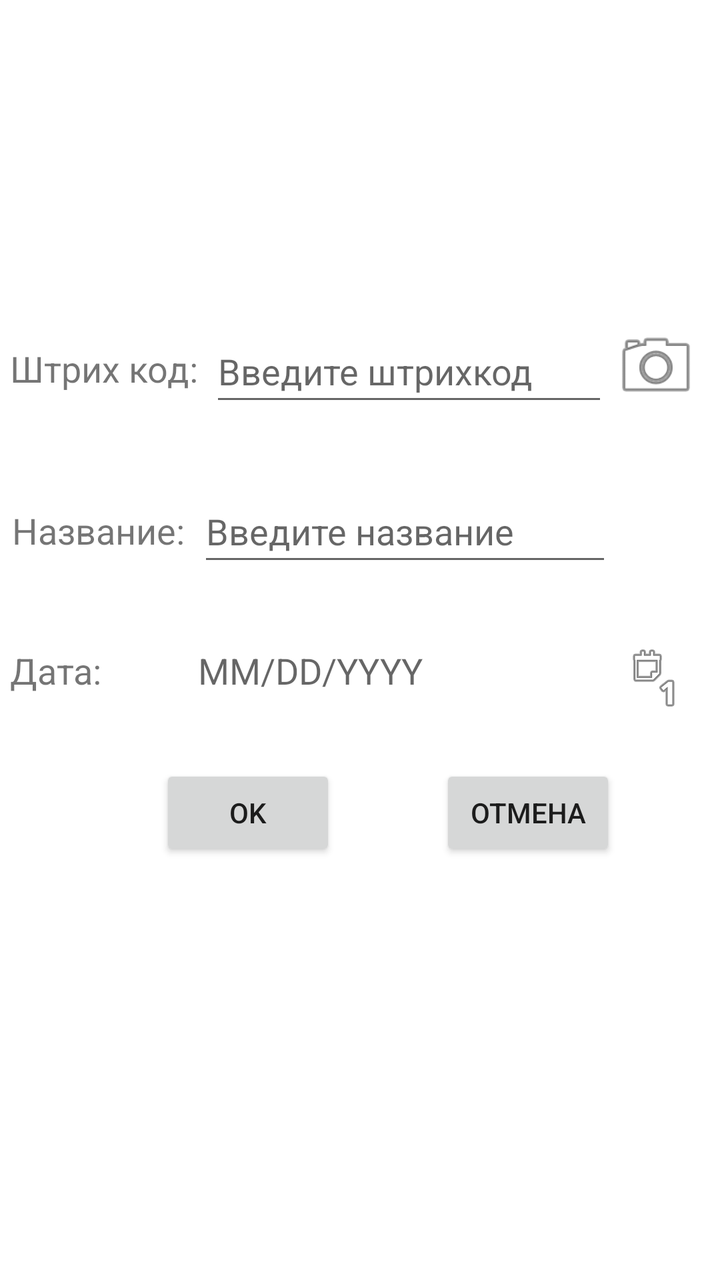
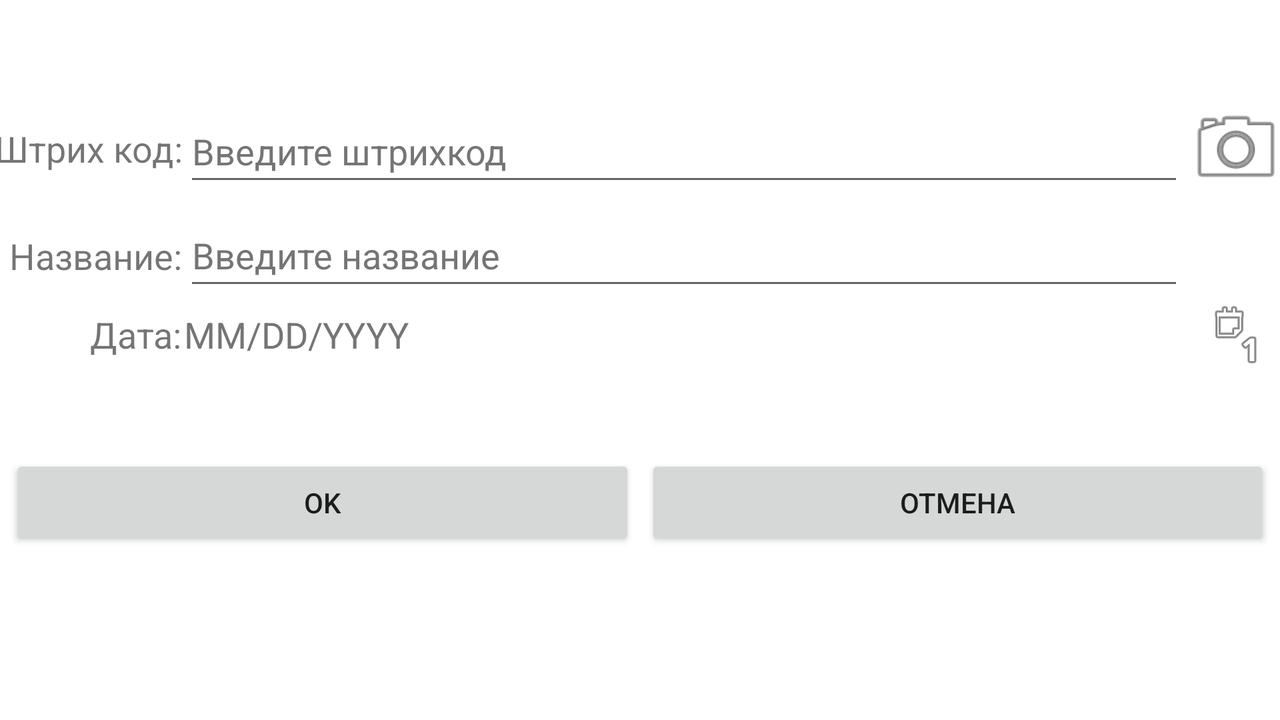

Compare how this app lays out the same screen by default and in its alternative resource folder. The renders come first, then the two layout files and the values they reference.
<!-- AndroidManifest.xml: application theme Theme.FGManager -->
<!-- res/layout/fragment_craete_date.xml -->
<?xml version="1.0" encoding="utf-8"?>
<FrameLayout xmlns:android="http://schemas.android.com/apk/res/android"
    xmlns:app="http://schemas.android.com/apk/res-auto"
    xmlns:tools="http://schemas.android.com/tools"
    android:layout_width="match_parent"
    android:layout_height="match_parent"
    tools:context=".CraeteDateFragment">

    <androidx.constraintlayout.widget.ConstraintLayout
        android:layout_width="match_parent"
        android:layout_height="match_parent">

        <EditText
            android:id="@+id/et_Name"
            android:layout_width="0dp"
            android:layout_height="wrap_content"
            android:layout_marginTop="32dp"
            android:ems="10"
            android:hint="@string/Enter_name_of_product"
            android:inputType="textPersonName"
            android:minHeight="48dp"
            app:layout_constraintEnd_toStartOf="@+id/im_scan_Barcode"
            app:layout_constraintHorizontal_bias="0.058"
            app:layout_constraintStart_toEndOf="@+id/tv_Barcode"
            app:layout_constraintTop_toBottomOf="@+id/et_Barcode" />

        <TextView
            android:id="@+id/tv_Barcode"
            android:layout_width="wrap_content"
            android:layout_height="wrap_content"
            android:layout_marginStart="5dp"
            android:layout_marginEnd="6dp"
            android:text="@string/Title_of_Barcode"
            android:textSize="18sp"
            app:layout_constraintBottom_toBottomOf="@+id/et_Barcode"
            app:layout_constraintEnd_toStartOf="@+id/et_Barcode"
            app:layout_constraintStart_toStartOf="parent"
            app:layout_constraintTop_toTopOf="@+id/et_Barcode" />

        <EditText
            android:id="@+id/et_Barcode"
            android:layout_width="0dp"
            android:layout_height="wrap_content"
            android:layout_marginTop="160dp"
            android:layout_marginEnd="2dp"
            android:ems="10"
            android:hint="@string/hint_Enter_Of_Barcode"
            android:inputType="number|numberDecimal"
            android:minHeight="48dp"
            app:layout_constraintEnd_toStartOf="@+id/im_scan_Barcode"
            app:layout_constraintStart_toEndOf="@+id/tv_Barcode"
            app:layout_constraintTop_toTopOf="parent" />

        <TextView
            android:id="@+id/tv_Name"
            android:layout_width="wrap_content"
            android:layout_height="wrap_content"
            android:layout_marginStart="5dp"
            android:layout_marginEnd="6dp"
            android:text="@string/title_Of_Product"
            android:textSize="18sp"
            app:layout_constraintBottom_toBottomOf="@+id/et_Name"
            app:layout_constraintEnd_toEndOf="@+id/tv_Barcode"
            app:layout_constraintStart_toStartOf="parent"
            app:layout_constraintTop_toTopOf="@+id/et_Name"
            app:layout_constraintVertical_bias="0.55" />

        <Button
            android:id="@+id/b_Ok"
            android:layout_width="wrap_content"
            android:layout_height="wrap_content"
            android:layout_marginStart="80dp"
            android:text="Ok"
            app:layout_constraintBottom_toTopOf="@+id/barrier"
            app:layout_constraintStart_toStartOf="parent"
            app:layout_constraintTop_toTopOf="@+id/b_Cancel"
            app:layout_constraintVertical_bias="0.509"
            tools:ignore="HardcodedText" />

        <Button
            android:id="@+id/b_Cancel"
            android:layout_width="wrap_content"
            android:layout_height="wrap_content"
            android:layout_marginTop="35dp"
            android:text="@string/cancel"
            app:layout_constraintBottom_toTopOf="@+id/barrier"
            app:layout_constraintEnd_toEndOf="parent"
            app:layout_constraintStart_toEndOf="@+id/b_Ok"
            app:layout_constraintTop_toBottomOf="@+id/tv_Date"
            app:layout_constraintVertical_bias="0.0" />

        <ImageView
            android:id="@+id/im_scan_Barcode"
            android:layout_width="44dp"
            android:layout_height="46dp"
            android:layout_marginEnd="10dp"
            android:src="@android:drawable/ic_menu_camera"
            app:layout_constraintBottom_toBottomOf="@+id/et_Barcode"
            app:layout_constraintEnd_toEndOf="parent"
            app:layout_constraintTop_toTopOf="@+id/et_Barcode"
            app:layout_constraintVertical_bias="0.0" />

        <androidx.constraintlayout.widget.Barrier
            android:id="@+id/barrier"
            android:layout_width="wrap_content"
            android:layout_height="wrap_content"
            android:layout_marginEnd="411dp"
            android:layout_marginBottom="261dp"
            app:barrierDirection="top"
            app:layout_constraintBottom_toBottomOf="parent"
            app:layout_constraintEnd_toEndOf="parent"
            app:layout_constraintStart_toStartOf="parent" />

        <TextView
            android:id="@+id/tv_DateTitle"
            android:layout_width="wrap_content"
            android:layout_height="wrap_content"
            android:layout_marginEnd="5dp"
            android:text="@string/title_Of_Date"
            android:textSize="18sp"
            app:layout_constraintBottom_toBottomOf="@+id/tv_Date"
            app:layout_constraintEnd_toEndOf="@+id/tv_Name"
            app:layout_constraintHorizontal_bias="0.125"
            app:layout_constraintStart_toStartOf="parent"
            app:layout_constraintTop_toTopOf="@+id/tv_Date"
            app:layout_constraintVertical_bias="0.0" />

        <TextView
            android:id="@+id/tv_Date"
            android:layout_width="0dp"
            android:layout_height="wrap_content"
            android:layout_marginTop="35dp"
            android:hint="@string/hint_tv_SelectedDate"
            android:textSize="18sp"
            app:layout_constraintEnd_toEndOf="@+id/et_Name"
            app:layout_constraintStart_toStartOf="@+id/et_Name"
            app:layout_constraintTop_toBottomOf="@+id/et_Name" />

        <ImageView
            android:id="@+id/im_Calendar"
            android:layout_width="wrap_content"
            android:layout_height="wrap_content"
            android:src="@android:drawable/ic_menu_day"
            app:layout_constraintBottom_toBottomOf="@+id/tv_Date"
            app:layout_constraintEnd_toEndOf="@+id/im_scan_Barcode"
            app:layout_constraintStart_toEndOf="@+id/et_Barcode"
            app:layout_constraintTop_toTopOf="@+id/tv_Date"
            app:layout_constraintVertical_bias="0.0" />

    </androidx.constraintlayout.widget.ConstraintLayout>
</FrameLayout>
<!-- resources referenced by this layout -->
<resources>
  <string name="Enter_name_of_product">Введите название</string>
  <string name="Title_of_Barcode">Штрих код:</string>
  <string name="cancel">Отмена</string>
  <string name="hint_Enter_Of_Barcode">Введите штрихкод</string>
  <string name="hint_tv_SelectedDate">MM/DD/YYYY</string>
  <string name="title_Of_Date">Дата:</string>
  <string name="title_Of_Product">Название:</string>
  <style name="Theme.FGManager" parent="Theme.MaterialComponents.DayNight.DarkActionBar">
          
          <item name="colorPrimary">@color/purple_500</item>
          <item name="colorPrimaryVariant">@color/purple_700</item>
          <item name="colorOnPrimary">@color/white</item>
  
          
          <item name="colorSecondary">@color/teal_200</item>
          <item name="colorSecondaryVariant">@color/teal_700</item>
          <item name="colorOnSecondary">@color/black</item>
          
          <item name="android:statusBarColor" tools:targetApi="l">?attr/colorPrimaryVariant</item>
          
      </style>
  <color name="purple_500">#FF6200EE</color>
  <color name="purple_700">#FF3700B3</color>
  <color name="white">#FFFFFFFF</color>
  <color name="teal_200">#FF03DAC5</color>
  <color name="teal_700">#FF018786</color>
  <color name="black">#FF000000</color>
</resources>
<!-- res/layout-land/fragment_craete_date.xml (the author's variant of the layout above) -->
<!-- drawn on the phone turned sideways -->
<?xml version="1.0" encoding="utf-8"?>
<FrameLayout xmlns:android="http://schemas.android.com/apk/res/android"
    xmlns:app="http://schemas.android.com/apk/res-auto"
    xmlns:tools="http://schemas.android.com/tools"
    android:layout_width="match_parent"
    android:layout_height="match_parent"
    tools:context="Fragments.CraeteDateFragment">

    <androidx.constraintlayout.widget.ConstraintLayout
        android:layout_width="match_parent"
        android:layout_height="match_parent">

        <EditText
            android:id="@+id/et_Name"
            android:layout_width="500sp"
            android:layout_height="wrap_content"
            android:layout_marginTop="4dp"
            android:autofillHints=""
            android:ems="10"
            android:hint="@string/Enter_name_of_product"
            android:inputType="textPersonName"
            android:maxLength="30"
            android:minHeight="48dp"
            android:textColorHint="#757575"
            app:layout_constraintEnd_toEndOf="@+id/et_Barcode"
            app:layout_constraintStart_toStartOf="@+id/et_Barcode"
            app:layout_constraintTop_toBottomOf="@+id/et_Barcode" />

        <TextView
            android:id="@+id/tv_Barcode"
            android:layout_width="wrap_content"
            android:layout_height="wrap_content"
            android:layout_marginStart="5dp"
            android:layout_marginEnd="1dp"
            android:text="@string/Title_of_Barcode"
            android:textSize="18sp"
            app:layout_constraintBottom_toBottomOf="@+id/et_Barcode"
            app:layout_constraintEnd_toStartOf="@+id/et_Barcode"
            app:layout_constraintStart_toStartOf="parent"
            app:layout_constraintTop_toTopOf="@+id/et_Barcode" />

        <EditText
            android:id="@+id/et_Barcode"
            android:layout_width="500sp"
            android:layout_height="wrap_content"
            android:layout_marginTop="50dp"
            android:autofillHints=""
            android:ems="10"
            android:hint="@string/hint_Enter_Of_Barcode"
            android:imeOptions="actionDone"
            android:inputType="number|numberDecimal"
            android:maxLength="30"
            android:minHeight="48dp"
            android:textColorHint="#757575"
            app:layout_constraintEnd_toStartOf="@+id/im_scan_Barcode"
            app:layout_constraintStart_toEndOf="@+id/tv_Barcode"
            app:layout_constraintTop_toTopOf="parent" />

        <TextView
            android:id="@+id/tv_Name"
            android:layout_width="wrap_content"
            android:layout_height="wrap_content"
            android:text="@string/title_Of_Product"
            android:textSize="18sp"
            app:layout_constraintBottom_toBottomOf="@+id/et_Name"
            app:layout_constraintEnd_toEndOf="@+id/tv_Barcode"
            app:layout_constraintHorizontal_bias="1.0"
            app:layout_constraintStart_toStartOf="parent"
            app:layout_constraintTop_toTopOf="@+id/et_Name"
            app:layout_constraintVertical_bias="0.583" />

        <Button
            android:id="@+id/b_Ok"
            android:layout_width="0dp"
            android:layout_height="wrap_content"
            android:layout_marginStart="5dp"
            android:layout_marginTop="48dp"
            android:text="Ok"
            app:layout_constraintEnd_toStartOf="@+id/b_Cancel"
            app:layout_constraintStart_toStartOf="parent"
            app:layout_constraintTop_toBottomOf="@+id/tv_Date"
            tools:ignore="HardcodedText" />

        <Button
            android:id="@+id/b_Cancel"
            android:layout_width="0dp"
            android:layout_height="wrap_content"
            android:layout_marginStart="5dp"
            android:layout_marginEnd="5dp"
            android:text="@string/cancel"
            app:layout_constraintBottom_toBottomOf="@+id/b_Ok"
            app:layout_constraintEnd_toEndOf="parent"
            app:layout_constraintStart_toEndOf="@+id/b_Ok"
            app:layout_constraintTop_toTopOf="@+id/b_Ok" />

        <ImageView
            android:id="@+id/im_scan_Barcode"
            android:layout_width="50dp"
            android:layout_height="50dp"
            android:layout_marginStart="1dp"
            android:layout_marginEnd="5dp"
            android:contentDescription="TODO"
            android:src="@android:drawable/ic_menu_camera"
            app:layout_constraintBottom_toBottomOf="@+id/et_Barcode"
            app:layout_constraintEnd_toEndOf="parent"
            app:layout_constraintStart_toEndOf="@+id/et_Barcode"
            app:layout_constraintTop_toTopOf="@+id/et_Barcode" />

        <TextView
            android:id="@+id/tv_DateTitle"
            android:layout_width="wrap_content"
            android:layout_height="wrap_content"
            android:text="@string/title_Of_Date"
            android:textSize="18sp"
            app:layout_constraintBottom_toBottomOf="@+id/tv_Date"
            app:layout_constraintEnd_toEndOf="@+id/tv_Name"
            app:layout_constraintHorizontal_bias="1.0"
            app:layout_constraintStart_toStartOf="@+id/tv_Name"
            app:layout_constraintTop_toTopOf="@+id/tv_Date"
            app:layout_constraintVertical_bias="0.0" />

        <TextView
            android:id="@+id/tv_Date"
            android:layout_width="@+id/et_Barcode"
            android:layout_height="wrap_content"
            android:layout_marginTop="5dp"
            android:hint="@string/hint_tv_SelectedDate"
            android:textColorHint="#757575"
            android:textSize="18sp"
            app:layout_constraintEnd_toEndOf="@+id/et_Name"
            app:layout_constraintStart_toStartOf="@+id/et_Name"
            app:layout_constraintTop_toBottomOf="@+id/et_Name" />

        <ImageView
            android:id="@+id/im_Calendar"
            android:layout_width="wrap_content"
            android:layout_height="wrap_content"
            android:src="@android:drawable/ic_menu_day"
            app:layout_constraintBottom_toBottomOf="@+id/tv_Date"
            app:layout_constraintEnd_toEndOf="@+id/im_scan_Barcode"
            app:layout_constraintStart_toStartOf="@+id/im_scan_Barcode"
            app:layout_constraintTop_toTopOf="@+id/tv_Date"
            tools:ignore="ImageContrastCheck" />

    </androidx.constraintlayout.widget.ConstraintLayout>
</FrameLayout>
